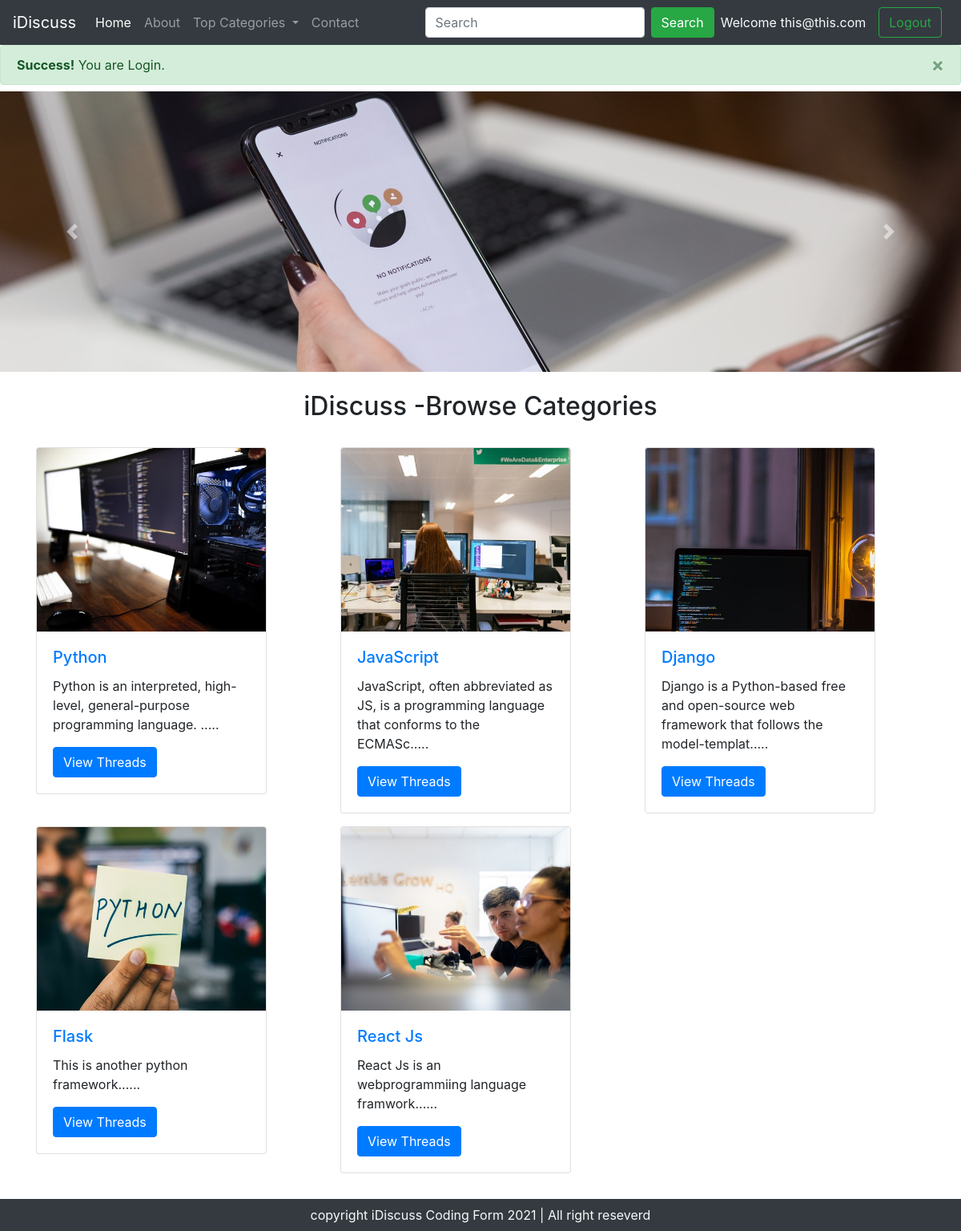
Page /index.php (signed in) on the committed database.
### tables this page shows
CREATE TABLE `categories` (
  `category_id` int(255) NOT NULL,
  `category_name` varchar(255) NOT NULL,
  `category_description` varchar(255) NOT NULL,
  `created` datetime NOT NULL DEFAULT current_timestamp()
);

### index.php (the view, shortened to what this page needs)
<!doctype html>
<html lang="en">
<head>
    <link rel="stylesheet" href="https://stackpath.bootstrapcdn.com/bootstrap/4.5.0/css/bootstrap.min.css"
>
</head>
<body>
<?php include 'partials/_dbconnect.php'; ?>
    <?php include 'partials/_header.php'; ?>
    <div id="carouselExampleControls" class="carousel slide" data-ride="carousel">
        <div class="carousel-inner my-2">
            <div class="carousel-item active">
                <img src="img/slider-1.jpeg" class="d-block w-100" alt="...">
            </div>
        </div>
        <a class="carousel-control-prev" href="#carouselExampleControls" role="button" data-slide="prev">
            <span class="carousel-control-prev-icon" aria-hidden="true"></span>
        </a>
        <a class="carousel-control-next" href="#carouselExampleControls" role="button" data-slide="next">
            <span class="carousel-control-next-icon" aria-hidden="true"></span>
        </a>
    </div>
    <div class="container my-4 id="ques">
        <h2 class="text-center my-4">iDiscuss -Browse Categories</h2>
        <div class="row my-4">
            <?php
                    $sql = "SELECT * FROM `categories`";
                    $result = mysqli_query($con,$sql);
                    while($row = mysqli_fetch_assoc($result)){
                        $id =$row['category_id'];
                        $cat =$row['category_name'];
                        $desc= $row['category_description'];
                        echo '<div class="col-md-4 my-2">
                        <div class="card" style="width: 18rem; height=">
                            <img src="img/card-'.$id.'.jpeg" class="card-img-top" alt="image for category">
                            <div class="card-body">
                                <h5 class="card-title"><a href="threadlist.php?catid='.$id.'"> '.$cat.' </a></h5>
                                <p class="card-text">'.substr($desc,0,90).'.....</p>
                                <a href="threadlist.php?catid='.$id.'" class="btn btn-primary">View Threads</a>
                            </div>
                        </div>
                    </div>';
                    }
                ?>
        </div>
    </div>
    <?php include 'partials/_footer.php'; ?>
</body>
</html>

### rows in the picture
categories: shows a picture, category_name "Python", category_description "Python is an interpreted, high-level, general-purpose programming language."
categories: shows a picture, category_name "JavaScript", category_description "JavaScript, often abbreviated as JS, is a programming language that conforms to the ECMASc"
categories: shows a picture, category_name "Django", category_description "Django is a Python-based free and open-source web framework that follows the model-templat"
categories: shows a picture, category_name "Flask", category_description "This is another python framework."
categories: shows a picture, category_name "React Js", category_description "React Js is an webprogrammiing language framwork."

### other values in the picture
$_SESSION['useremail'] "this@this.com"
